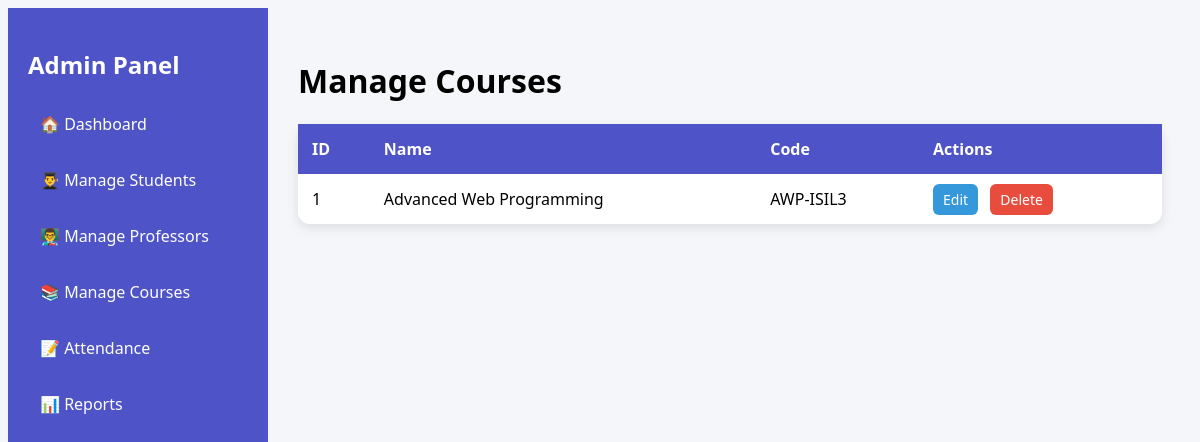
Page /public/admin/courses.php (signed in) on the committed database.
### tables this page shows
CREATE TABLE courses (
  id INT AUTO_INCREMENT PRIMARY KEY,
  name VARCHAR(120) NOT NULL,
  code VARCHAR(50) UNIQUE NOT NULL
);

### public/admin/courses.php (the view, shortened to what this page needs)
<?php
$pdo = new PDO("mysql:host=127.0.0.1;dbname=attendance_db;charset=utf8", "root", "");
$pdo->setAttribute(PDO::ATTR_ERRMODE, PDO::ERRMODE_EXCEPTION);
$stmt = $pdo->query("SELECT id, name, code FROM courses");
$courses = $stmt->fetchAll(PDO::FETCH_ASSOC);
?>
<!DOCTYPE html>
<html lang="en">
<head>
</head>
<body>
  <div class="sidebar">
    <h2>Admin Panel</h2>
    <a href="dashboard.php">🏠 Dashboard</a>
    <a href="students.php">👨‍🎓 Manage Students</a>
    <a href="professors.php">👨‍🏫 Manage Professors</a>
    <a href="courses.php">📚 Manage Courses</a>
    <a href="attendance.php">📝 Attendance</a>
    <a href="reports.php">📊 Reports</a>
  </div>
  <div class="main">
    <h1>Manage Courses</h1>
    <table>
      <thead><tr><th>ID</th><th>Name</th><th>Code</th><th>Actions</th></tr></thead>
      <tbody>
        <?php foreach($courses as $c): ?>
          <tr>
            <td><?= $c['id'] ?></td>
            <td><?= htmlspecialchars($c['name']) ?></td>
            <td><?= htmlspecialchars($c['code']) ?></td>
            <td class="actions">
              <a href="edit_course.php?id=<?= $c['id'] ?>" class="edit">Edit</a>
              <a href="delete_course.php?id=<?= $c['id'] ?>" class="delete" onclick="return confirm('Delete this course?')">Delete</a>
            </td>
          </tr>
        <?php endforeach; ?>
      </tbody>
    </table>
  </div>
</body>
</html>

### public/admin/courses.php (style rules this page uses)
body { font-family:'Segoe UI';background:#f4f6f9;display:flex;min-height:100vh; }
.sidebar { width:220px;background:#4e54c8;color:#fff;padding:20px; }
.sidebar a { display:block;color:#fff;text-decoration:none;padding:12px;border-radius:6px;margin-bottom:10px; }
.main { flex:1;padding:30px; }
table { width:100%;border-collapse:collapse;background:#fff;border-radius:12px;box-shadow:0 4px 12px rgba(0,0,0,0.1); }
th,td { padding:14px;text-align:left; }
th { background:#4e54c8;color:#fff; }
.actions a { padding:6px 10px;border-radius:6px;font-size:14px;text-decoration:none;margin-right:8px; }
.edit { background:#3498db;color:#fff; }
.delete { background:#e74c3c;color:#fff; }

### rows in the picture
courses: id "1", name "Advanced Web Programming", code "AWP-ISIL3"
